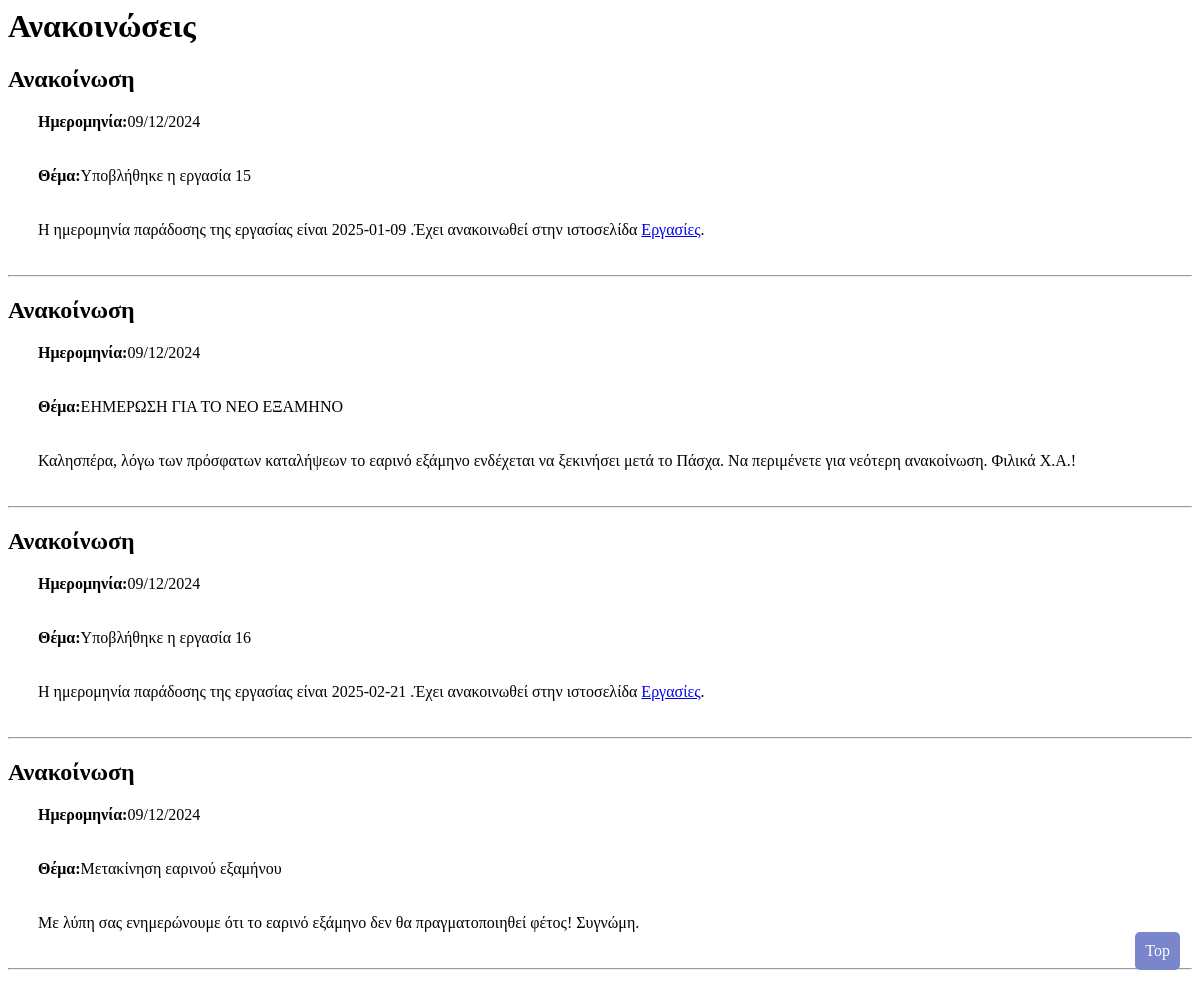
/announcement.php (signed in), run on the app's committed database.
### tables this page shows
CREATE TABLE `announcement` (
  `id` int(11) NOT NULL,
  `date` date NOT NULL,
  `theme` varchar(100) NOT NULL,
  `mainText` varchar(200) NOT NULL
);

### announcement.php (the view, shortened to what this page needs)
<?php
include('connection.php');
$sql = "SELECT * FROM announcement ORDER BY date DESC";
$result = $conn->query($sql);
?>
<html lang="el">
<head>
</head>
<body>
<div class="title">
    <h1>Ανακοινώσεις</h1>
</div>
<div class="container">
    <div class="main-content">
        <?php
        while ($row = $result->fetch_assoc()) {
            echo '<div class="announcement">';
            echo '<h2>Ανακοίνωση</h2>';
            echo '<p><strong>Ημερομηνία:</strong>' . date("d/m/Y", strtotime($row['date'])) .'</p>';
            echo '<p><strong>Θέμα:</strong>' . $row['theme'] . '</p>';
            if (preg_match('/εργασία/iu', $row['theme'])) {
                echo '<p>' . $row['mainText'] . ' .Έχει ανακοινωθεί στην ιστοσελίδα <a href="homework.php"> Εργασίες</a>.</p>';
            } else {
                echo '<p>' . $row['mainText'] . '</p>';
            }
            echo '<hr>';
            echo '</div>';
        }
        ?>
    </div>
    <a href="#top" style="position: fixed; bottom: 20px; right: 20px; padding: 10px; background-color: #7986CB; color: #fff; text-decoration: none; border-radius: 5px;">Top</a>
</div>
</body>

### announcement.php (style rules this page uses)
p { padding-left: 30px; padding-bottom: 20px; }
.announcement { margin-bottom: 20px; }

### data on the page
announcement: date "09/12/2024", theme "Υποβλήθηκε η εργασία 15", mainText "Η ημερομηνία παράδοσης της εργασίας είναι 2025-01-09"
announcement: date "09/12/2024", theme "ΕΗΜΕΡΩΣΗ ΓΙΑ ΤΟ ΝΕΟ ΕΞΑΜΗΝΟ", mainText "Καλησπέρα, λόγω των πρόσφατων καταλήψεων το εαρινό εξάμηνο ενδέχεται να ξεκινήσει μετά το Πάσχα. Να περιμένετε για νεότερη ανακοίνωση. Φιλικά Χ.Α.!"
announcement: date "09/12/2024", theme "Υποβλήθηκε η εργασία 16", mainText "Η ημερομηνία παράδοσης της εργασίας είναι 2025-02-21"
announcement: date "09/12/2024", theme "Μετακίνηση εαρινού εξαμήνου", mainText "Με λύπη σας ενημερώνουμε ότι το εαρινό εξάμηνο δεν θα πραγματοποιηθεί φέτος! Συγνώμη."
